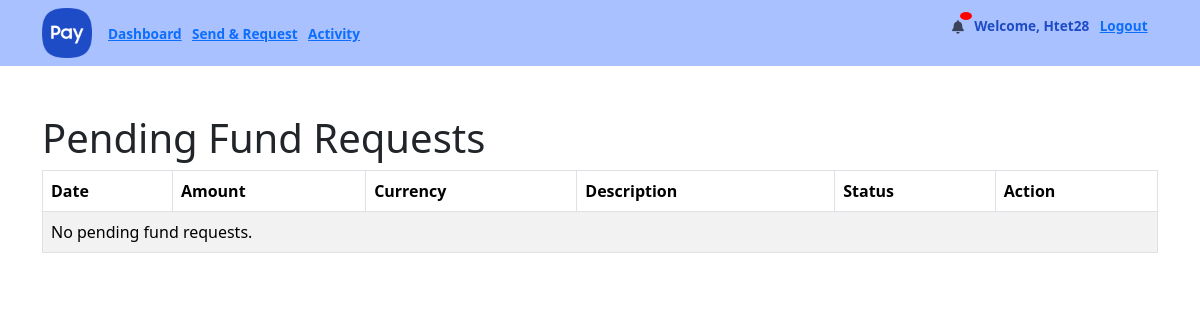
Before: /webapps2024/transactions/fund_request_list/ (signed in) with the older database file.
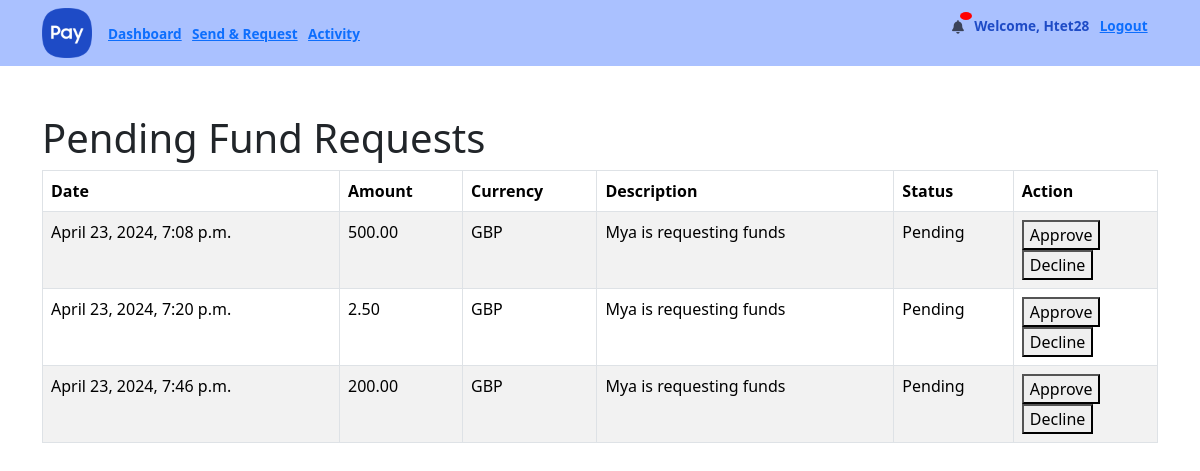
After: the same page with the newer database file.
### transactions/models.py (models this page shows, shortened)
class FundRequest(models.Model):
    STATUS_CHOICES = [
        ('PENDING', 'Pending'),
        ('APPROVED', 'Approved'),
        ('DECLINED', 'Declined'),
    ]
    fund_requester = models.ForeignKey(User, on_delete=models.CASCADE, related_name='fund_requests', null=False)
    fund_sender = models.ForeignKey(User, on_delete=models.CASCADE, related_name='sent_fund_requests')
    amount = models.DecimalField(max_digits=12, decimal_places=2)
    description = models.CharField(max_length=500)
    currency = models.CharField(max_length=3, default='GBP')
    approved = models.BooleanField(default=False)
    created_at = models.DateTimeField(auto_now_add=False)
    approved_at = models.DateTimeField(auto_now_add=False)
    status = models.CharField(max_length=20, choices=STATUS_CHOICES, default='PENDING')

### transactions/views.py (the view)
# urls.py: path('fund_request_list/', views.fund_request_list, name='fund_request_list'),
def fund_request_list(request):
    pending_requests = FundRequest.objects.filter(fund_sender=request.user, status='PENDING')
    return render(request, 'transactions/fund_request_list.html', {'pending_requests': pending_requests})

### templates/transactions/fund_request_list.html (shortened to what this page needs)
{% extends 'main/base.html' %}
{% block content %}
    <h1>Pending Fund Requests</h1>
    <table class="table table-bordered table-striped table-hover table-grey">
        <thead>
        <tr>
            <th>Date</th>
            <th>Amount</th>
            <th>Currency</th>
            <th>Description</th>
            <th>Status</th>
            <th>Action</th>
        </tr>
        </thead>
        <tbody>
        {% for request in pending_requests %}
            <tr>
                <td>{{ request.created_at }}</td>
                <td>{{ request.amount }}</td>
                <td>{{ request.currency }}</td>
                <td>{{ request.fund_requester.username }} is requesting funds</td>
                <td>{{ request.get_status_display }}</td>
                <td>
                    <form method="POST" action="{% url 'fund_request_action' request.pk %}">
                        <button type="submit">Approve</button>
                    </form>
                    <form method="POST" action="{% url 'fund_request_action' request.pk %}">
                        <button type="submit">Decline</button>
                    </form>
                </td>
            </tr>
        {% empty %}
            <tr>
                <td colspan="6">No pending fund requests.</td>
            </tr>
        {% endfor %}
        </tbody>
    </table>
{% endblock %}

Changed rows visible on the page:
added FundRequest: created_at "April 23, 2024, 7:08 p.m.", amount "500.00", currency "GBP", fund_requester.username "Mya", status "Pending"
added FundRequest: created_at "April 23, 2024, 7:20 p.m.", amount "2.50", currency "GBP", fund_requester.username "Mya", status "Pending"
added FundRequest: created_at "April 23, 2024, 7:46 p.m.", amount "200.00", currency "GBP", fund_requester.username "Mya", status "Pending"
Other visible differences:
text no longer shown: "No pending fund requests."
